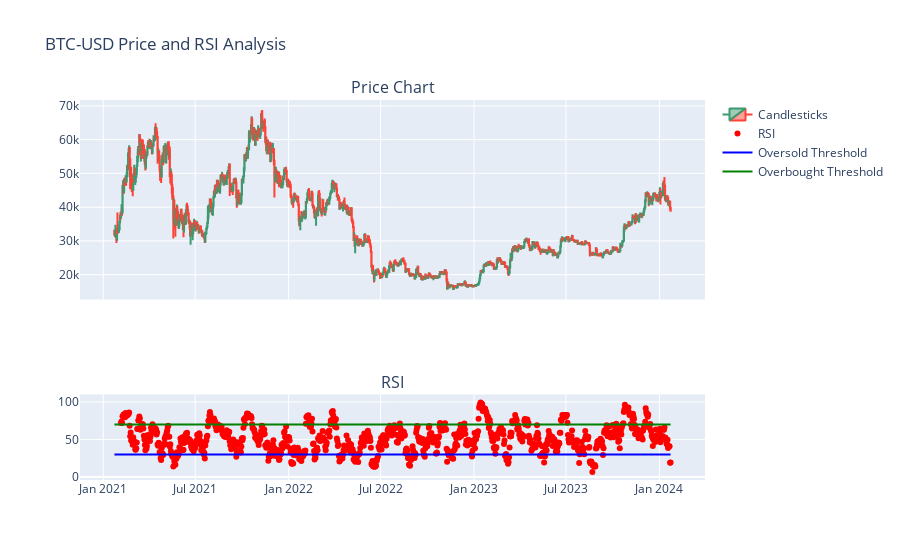

This figure's notebook cell:
### Code cell
# Create subplots
fig = make_subplots(rows=2, cols=1, shared_xaxes=True, row_heights=[0.7, 0.3], subplot_titles=('Price Chart', 'RSI'))

# Candlestick chart
candlestick = go.Candlestick(x=df['Date'],
                             open=df['Open'],
                             high=df['High'],
                             low=df['Low'],
                             close=df['Close'],
                             name='Candlesticks')

fig.add_trace(candlestick, row=1, col=1)

# Scatter plot for RSI
scatter = go.Scatter(x=df['Date'], y=df['RSI'], mode='markers', marker=dict(color='red'), name='RSI')

# Add indicator lines for min/max of RSI
min_rsi_line = go.Scatter(x=df['Date'], y=[30] * len(df), mode='lines', name='Oversold Threshold', line=dict(color='blue'))
max_rsi_line = go.Scatter(x=df['Date'], y=[70] * len(df), mode='lines', name='Overbought Threshold', line=dict(color='green'))

fig.add_trace(scatter, row=2, col=1)
fig.add_trace(min_rsi_line, row=2, col=1)
fig.add_trace(max_rsi_line, row=2, col=1)

# Customize layout
fig.update_layout(title_text='BTC-USD Price and RSI Analysis',
                  xaxis_rangeslider_visible=False)

# Display the chart directly in the Jupyter Notebook
fig.show()

### Figure 1 — Plotly figure (JSON) as saved in the notebook; plotly's stock layout.template omitted (floating-point values rounded to 4 significant figures; data arrays with more than 128 entries replaced by an {"elided": "..."} marker saying what was removed)
{"data": [{"close": {"elided": "1096 float values"}, "high": {"elided": "1096 float values"}, "low": {"elided": "1096 float values"}, "name": "Candlesticks", "open": {"elided": "1096 float values"}, "type": "candlestick", "x": {"elided": "1096 str values"}, "xaxis": "x", "yaxis": "y"}, {"marker": {"color": "red"}, "mode": "markers", "name": "RSI", "type": "scatter", "x": {"elided": "1096 str values"}, "xaxis": "x2", "y": {"elided": "1096 float values"}, "yaxis": "y2"}, {"line": {"color": "blue"}, "mode": "lines", "name": "Oversold Threshold", "type": "scatter", "x": {"elided": "1096 str values"}, "xaxis": "x2", "y": {"elided": "1096 int values"}, "yaxis": "y2"}, {"line": {"color": "green"}, "mode": "lines", "name": "Overbought Threshold", "type": "scatter", "x": {"elided": "1096 str values"}, "xaxis": "x2", "y": {"elided": "1096 int values"}, "yaxis": "y2"}], "layout": {"annotations": [{"font": {"size": 16}, "showarrow": false, "text": "Price Chart", "x": 0.5, "xanchor": "center", "xref": "paper", "y": 1.0, "yanchor": "bottom", "yref": "paper"}, {"font": {"size": 16}, "showarrow": false, "text": "RSI", "x": 0.5, "xanchor": "center", "xref": "paper", "y": 0.225, "yanchor": "bottom", "yref": "paper"}], "title": {"text": "BTC-USD Price and RSI Analysis"}, "xaxis": {"anchor": "y", "domain": [0, 1], "matches": "x2", "rangeslider": {"visible": false}, "showticklabels": false}, "xaxis2": {"anchor": "y2", "domain": [0, 1]}, "yaxis": {"anchor": "x", "domain": [0.475, 1.0]}, "yaxis2": {"anchor": "x2", "domain": [0, 0.225]}}}
